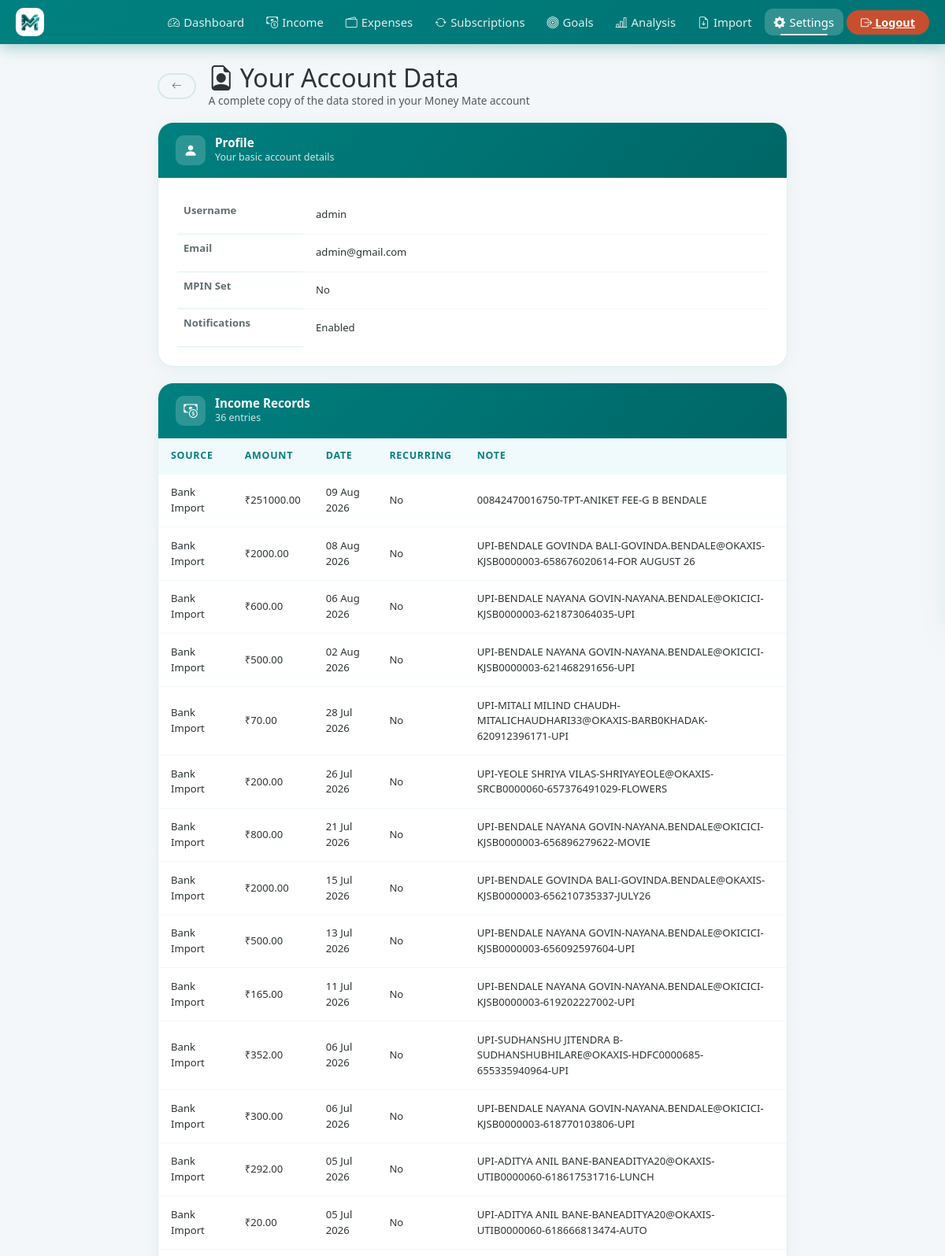
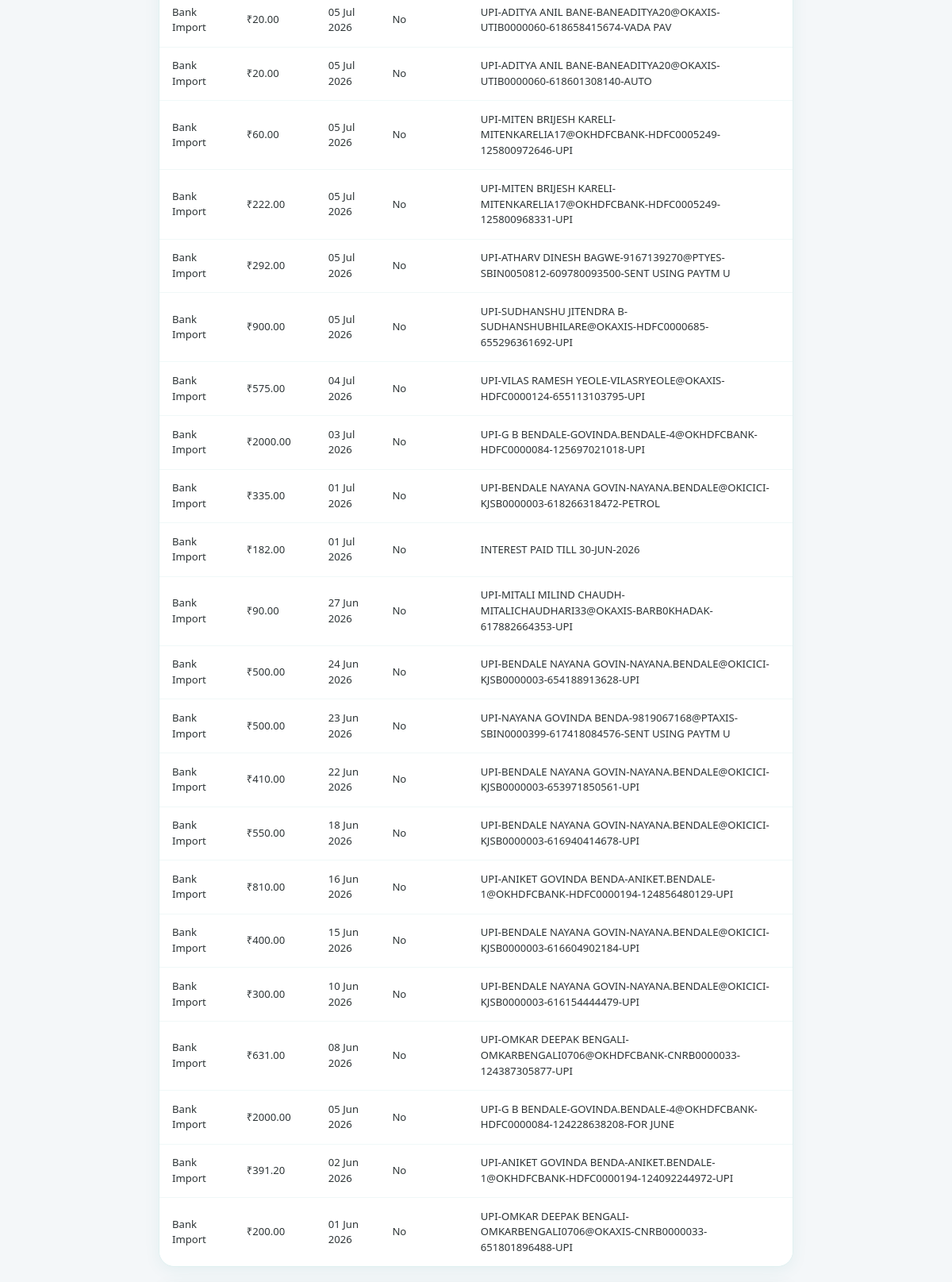
/request-account-info (signed in, upper part), run on the app's committed database (2 pictures, top to bottom).
### models.py (models this page shows, shortened)
class User(UserMixin, db.Model):
    id = db.Column(db.Integer, primary_key=True)
    username = db.Column(db.String(80), unique=True, nullable=False, index=True)
    email = db.Column(db.String(120), unique=True, nullable=False, index=True)
    password = db.Column(db.String(256), nullable=False)
    mpin = db.Column(db.String(6), nullable=True)
    has_seen_tutorial = db.Column(db.Boolean, default=False, nullable=False)
    last_monthly_reset = db.Column(db.DateTime, nullable=True)
    notifications_enabled = db.Column(db.Boolean, default=True, nullable=False)
    savings_balance = db.Column(db.Float, default=0.0, nullable=False)
    goals_wants_pct = db.Column(db.Float, default=30.0, nullable=False)
    incomes = db.relationship("Income", backref="user", lazy="dynamic")
    expenses = db.relationship("Expense", backref="user", lazy="dynamic")
    goals = db.relationship("Goal", backref="user", lazy="dynamic")

class Income(db.Model):
    id = db.Column(db.Integer, primary_key=True)
    user_id = db.Column(
        db.Integer, db.ForeignKey("user.id"), nullable=False, index=True
    )
    source = db.Column(db.String(100), nullable=False)
    amount = db.Column(db.Float, nullable=False)
    date_received = db.Column(db.DateTime, default=_now, index=True)
    created_at = db.Column(db.DateTime, default=_now)
    description = db.Column(db.String(200))
    is_recurring = db.Column(db.Boolean, default=False)
    __table_args__ = (db.Index("ix_income_user_date", "user_id", "date_received"),)

### app.py (the view)
@app.route("/request-account-info")
@login_required
def request_account_info():
    incomes = (
        Income.query.filter_by(user_id=current_user.id)
        .order_by(Income.date_received.desc())
        .all()
    )
    expenses = (
        Expense.query.filter_by(user_id=current_user.id)
        .order_by(Expense.date.desc())
        .all()
    )
    goals = Goal.query.filter_by(user_id=current_user.id).all()
    return render_template(
        "account_info.html",
        incomes=incomes,
        expenses=expenses,
        goals=goals,
        now=datetime.now(timezone.utc).replace(tzinfo=None),
    )

### app.py (called while the page is built)
@login_manager.user_loader
def load_user(user_id):
    return db.session.get(User, int(user_id))

    def __call__(self, environ, start_response):
        if environ.get("PATH_INFO") not in self._PWA_PATHS:
            return self.wsgi_app(environ, start_response)
        def _start_response(status, headers, exc_info=None):
            out = []
            for name, value in headers:
                if name.lower() == "vary":
                    parts = [p.strip() for p in value.split(",")
                             if p.strip().lower() != "cookie"]
                    value = ", ".join(parts) or "Accept-Encoding"
                out.append((name, value))
            return start_response(status, out, exc_info)
        return self.wsgi_app(environ, _start_response)

### models.py (called while the page is built)
    @property
    def progress_percentage(self):
        if self.target_amount == 0:
            return 0
        return min(100, (self.saved_amount / self.target_amount) * 100)

### templates/account_info.html (shortened to what this page needs)
{% extends "base.html" %}
{% block content %}
<div class="info-wrap">
  <div class="page-header mb-3 d-flex align-items-center gap-3">
    <a href="{{ url_for('settings') }}" class="btn btn-outline-secondary btn-sm rounded-pill px-3">
      <i class="bi bi-arrow-left"></i>
    </a>
    <div>
      <h2 class="page-title mb-0"><i class="bi bi-file-earmark-person me-2"></i>Your Account Data</h2>
      <p class="text-muted mb-0" style="font-size:0.85rem;">A complete copy of the data stored in your Money Mate
        account</p>
    </div>
  </div>
  <div class="info-section-card">
    <div class="info-section-header">
      <div class="card-icon"><i class="bi bi-person-fill"></i></div>
      <div>
        <h5>Profile</h5>
        <p>Your basic account details</p>
      </div>
    </div>
    <div class="p-4">
      <table class="table info-table mb-0">
        <tr>
          <th style="width:160px;">Username</th>
          <td>{{ current_user.username }}</td>
        </tr>
        <tr>
          <th>Email</th>
          <td>{{ current_user.email }}</td>
        </tr>
        <tr>
          <th>MPIN Set</th>
          <td>{{ 'Yes' if current_user.mpin else 'No' }}</td>
        </tr>
        <tr>
          <th>Notifications</th>
          <td>{{ 'Enabled' if current_user.notifications_enabled else 'Disabled' }}</td>
        </tr>
      </table>
    </div>
  </div>
  <div class="info-section-card">
    <div class="info-section-header">
      <div class="card-icon"><i class="bi bi-cash-coin"></i></div>
      <div>
        <h5>Income Records</h5>
        <p>{{ incomes|length }} entries</p>
      </div>
    </div>
    {% if incomes %}
    <div class="table-responsive">
      <table class="table info-table mb-0">
        <thead>
          <tr>
            <th>Source</th>
            <th>Amount</th>
            <th>Date</th>
            <th>Recurring</th>
            <th>Note</th>
          </tr>
        </thead>
        <tbody>
          {% for i in incomes %}
          <tr>
            <td>{{ i.source }}</td>
            <td>₹{{ "%.2f"|format(i.amount) }}</td>
            <td>{{ i.date_received.strftime('%d %b %Y') }}</td>
            <td>{{ 'Yes' if i.is_recurring else 'No' }}</td>
            <td>{{ i.description or '—' }}</td>
          </tr>
          {% endfor %}
        </tbody>
      </table>
    </div>
    {% else %}
    <p class="empty-info">No income records found.</p>
    {% endif %}
  </div>
</div>
{% endblock %}

### static/style.css (style rules this page uses)
:root { --brand-primary: #008080; --brand-secondary: #80BFBF; --brand-accent: #00b894; --brand-danger: #FF924D; --brand-warning: #f39c12; --brand-info: #0984e3; --gradient-brand: linear-gradient(135deg, #008080 0%, #006666 100%); --gradient-green: linear-gradient(135deg, #00b894 0%, #55efc4 100%); --gradient-red: linear-gradient(135deg, #FF924D 0%, #FFB380 100%); --gradient-orange: linear-gradient(135deg, #f39c12 0%, #fdcb6e 100%); --gradient-blue: linear-gradient(135deg, #0984e3 0%, #74b9ff 100%); --bg-page: #f4f7f9; --bg-card: rgba(255, 255, 255, 0.97); --bg-card-hover: #fff; --text-primary: #2d3436; --text-secondary: #636e72; --text-muted: #b2bec3; --border-color: rgba(0, 128, 128, 0.12); --shadow-sm: 0 2px 12px rgba(0, 128, 128, 0.08); --shadow-md: 0 8px 30px rgba(0, 128, 128, 0.12); --shadow-lg: 0 20px 50px rgba(0, 128, 128, 0.18); --shadow-hover: 0 15px 40px rgba(0, 128, 128, 0.22); --radius-sm: 10px; --radius-md: 16px; --radius-lg: 24px; --radius-pill: 50px; --transition: all 0.28s cubic-bezier(0.4, 0, 0.2, 1); }
html { scroll-behavior: smooth; }
*, *::before, *::after { box-sizing: border-box; }
body { background: var(--bg-page); font-family: 'Segoe UI', system-ui, -apple-system, sans-serif; color: var(--text-primary); min-height: 100vh; display: flex; flex-direction: column; transition: background 0.3s, color 0.3s; }
.btn { border-radius: var(--radius-sm); font-weight: 600; font-size: 0.9rem; transition: var(--transition); position: relative; overflow: hidden; border: none; cursor: pointer; }
.btn::after { content: ''; position: absolute; inset: 0; background: rgba(255, 255, 255, 0); transition: var(--transition); }
.btn-outline-secondary { border: 2px solid var(--border-color); color: var(--text-secondary); background: transparent; }
.btn-sm { font-size: 0.8rem; padding: 0.3rem 0.85rem; }
.table { margin: 0; font-size: 0.9rem; }
.table thead th { background: #f0f9fb; color: var(--brand-primary); font-weight: 700; font-size: 0.78rem; text-transform: uppercase; letter-spacing: 0.7px; border: none; padding: 0.85rem 1rem; }
.table tbody td { padding: 0.85rem 1rem; border-bottom: 1px solid rgba(0, 128, 128, 0.06); vertical-align: middle; color: var(--text-primary); }
.table tbody tr:last-child td { border-bottom: none; }
.btn { position: relative; overflow: hidden; }
body { padding-left: env(safe-area-inset-left, 0px); padding-right: env(safe-area-inset-right, 0px); }

### templates/account_info.html (style rules this page uses)
.info-wrap { max-width: 800px; margin: 0 auto; }
.info-section-card { border-radius: 20px; border: 1.5px solid var(--border-color); background: var(--bg-card); overflow: hidden; margin-bottom: 20px; box-shadow: 0 4px 20px rgba(0, 128, 128, 0.07); }
.info-section-header { background: var(--gradient-brand); color: white; padding: 16px 22px; display: flex; align-items: center; gap: 12px; }
.info-section-header .card-icon { width: 38px; height: 38px; background: rgba(255, 255, 255, 0.18); border-radius: 10px; display: flex; align-items: center; justify-content: center; font-size: 1.1rem; flex-shrink: 0; }
.info-section-header h5 { font-weight: 700; margin: 0; font-size: 0.95rem; }
.info-section-header p { margin: 0; opacity: 0.82; font-size: 0.78rem; }
.info-table { font-size: 0.82rem; }
.info-table th { font-weight: 600; color: var(--text-secondary); border-color: var(--border-color); }
.info-table td { color: var(--text-primary); border-color: var(--border-color); }

### data on the page
User: username "admin", email "admin@gmail.com", mpin "No", notifications_enabled "Enabled"
Income: source "Bank Import", amount "251000.00", date_received "09 Aug 2026", is_recurring "No", description "00842470016750-TPT-ANIKET FEE-G B BENDALE"
Income: source "Bank Import", amount "2000.00", date_received "08 Aug 2026", is_recurring "No", description "UPI-BENDALE GOVINDA BALI-GOVINDA.BENDALE@OKAXIS-KJSB0000003-658676020614-FOR AUGUST 26"
Income: source "Bank Import", amount "600.00", date_received "06 Aug 2026", is_recurring "No", description "UPI-BENDALE NAYANA GOVIN-NAYANA.BENDALE@OKICICI-KJSB0000003-621873064035-UPI"
Income: source "Bank Import", amount "500.00", date_received "02 Aug 2026", is_recurring "No", description "UPI-BENDALE NAYANA GOVIN-NAYANA.BENDALE@OKICICI-KJSB0000003-621468291656-UPI"
Income: source "Bank Import", amount "70.00", date_received "28 Jul 2026", is_recurring "No", description "UPI-MITALI MILIND CHAUDH-MITALICHAUDHARI33@OKAXIS-BARB0KHADAK-620912396171-UPI"
Income: source "Bank Import", amount "200.00", date_received "26 Jul 2026", is_recurring "No", description "UPI-YEOLE SHRIYA VILAS-SHRIYAYEOLE@OKAXIS-SRCB0000060-657376491029-FLOWERS"
Income: source "Bank Import", amount "800.00", date_received "21 Jul 2026", is_recurring "No", description "UPI-BENDALE NAYANA GOVIN-NAYANA.BENDALE@OKICICI-KJSB0000003-656896279622-MOVIE"
Income: source "Bank Import", amount "2000.00", date_received "15 Jul 2026", is_recurring "No", description "UPI-BENDALE GOVINDA BALI-GOVINDA.BENDALE@OKAXIS-KJSB0000003-656210735337-JULY26"
Income: source "Bank Import", amount "500.00", date_received "13 Jul 2026", is_recurring "No", description "UPI-BENDALE NAYANA GOVIN-NAYANA.BENDALE@OKICICI-KJSB0000003-656092597604-UPI"
Income: source "Bank Import", amount "165.00", date_received "11 Jul 2026", is_recurring "No", description "UPI-BENDALE NAYANA GOVIN-NAYANA.BENDALE@OKICICI-KJSB0000003-619202227002-UPI"
Income: source "Bank Import", amount "352.00", date_received "06 Jul 2026", is_recurring "No", description "UPI-SUDHANSHU JITENDRA B-SUDHANSHUBHILARE@OKAXIS-HDFC0000685-655335940964-UPI"
Income: source "Bank Import", amount "300.00", date_received "06 Jul 2026", is_recurring "No", description "UPI-BENDALE NAYANA GOVIN-NAYANA.BENDALE@OKICICI-KJSB0000003-618770103806-UPI"
Income: source "Bank Import", amount "292.00", date_received "05 Jul 2026", is_recurring "No", description "UPI-ADITYA ANIL BANE-BANEADITYA20@OKAXIS-UTIB0000060-618617531716-LUNCH"
Income: source "Bank Import", amount "20.00", date_received "05 Jul 2026", is_recurring "No", description "UPI-ADITYA ANIL BANE-BANEADITYA20@OKAXIS-UTIB0000060-618666813474-AUTO"
Income: source "Bank Import", amount "20.00", date_received "05 Jul 2026", is_recurring "No", description "UPI-ADITYA ANIL BANE-BANEADITYA20@OKAXIS-UTIB0000060-618658415674-VADA PAV"
Income: source "Bank Import", amount "20.00", date_received "05 Jul 2026", is_recurring "No", description "UPI-ADITYA ANIL BANE-BANEADITYA20@OKAXIS-UTIB0000060-618601308140-AUTO"
Income: source "Bank Import", amount "60.00", date_received "05 Jul 2026", is_recurring "No", description "UPI-MITEN BRIJESH KARELI-MITENKARELIA17@OKHDFCBANK-HDFC0005249-125800972646-UPI"
Income: source "Bank Import", amount "222.00", date_received "05 Jul 2026", is_recurring "No", description "UPI-MITEN BRIJESH KARELI-MITENKARELIA17@OKHDFCBANK-HDFC0005249-125800968331-UPI"
Income: source "Bank Import", amount "292.00", date_received "05 Jul 2026", is_recurring "No", description "UPI-ATHARV DINESH BAGWE-9167139270@PTYES-SBIN0050812-609780093500-SENT USING PAYTM U"
Income: source "Bank Import", amount "900.00", date_received "05 Jul 2026", is_recurring "No", description "UPI-SUDHANSHU JITENDRA B-SUDHANSHUBHILARE@OKAXIS-HDFC0000685-655296361692-UPI"
Income: source "Bank Import", amount "575.00", date_received "04 Jul 2026", is_recurring "No", description "UPI-VILAS RAMESH YEOLE-VILASRYEOLE@OKAXIS-HDFC0000124-655113103795-UPI"
Income: source "Bank Import", amount "2000.00", date_received "03 Jul 2026", is_recurring "No", description "UPI-G B BENDALE-GOVINDA.BENDALE-4@OKHDFCBANK-HDFC0000084-125697021018-UPI"
Income: source "Bank Import", amount "335.00", date_received "01 Jul 2026", is_recurring "No", description "UPI-BENDALE NAYANA GOVIN-NAYANA.BENDALE@OKICICI-KJSB0000003-618266318472-PETROL"
Income: source "Bank Import", amount "182.00", date_received "01 Jul 2026", is_recurring "No", description "INTEREST PAID TILL 30-JUN-2026"
Income: source "Bank Import", amount "90.00", date_received "27 Jun 2026", is_recurring "No", description "UPI-MITALI MILIND CHAUDH-MITALICHAUDHARI33@OKAXIS-BARB0KHADAK-617882664353-UPI"
Income: source "Bank Import", amount "500.00", date_received "24 Jun 2026", is_recurring "No", description "UPI-BENDALE NAYANA GOVIN-NAYANA.BENDALE@OKICICI-KJSB0000003-654188913628-UPI"
Income: source "Bank Import", amount "500.00", date_received "23 Jun 2026", is_recurring "No", description "UPI-NAYANA GOVINDA BENDA-9819067168@PTAXIS-SBIN0000399-617418084576-SENT USING PAYTM U"
Income: source "Bank Import", amount "410.00", date_received "22 Jun 2026", is_recurring "No", description "UPI-BENDALE NAYANA GOVIN-NAYANA.BENDALE@OKICICI-KJSB0000003-653971850561-UPI"
Income: source "Bank Import", amount "550.00", date_received "18 Jun 2026", is_recurring "No", description "UPI-BENDALE NAYANA GOVIN-NAYANA.BENDALE@OKICICI-KJSB0000003-616940414678-UPI"
Income: source "Bank Import", amount "810.00", date_received "16 Jun 2026", is_recurring "No", description "UPI-ANIKET GOVINDA BENDA-ANIKET.BENDALE-1@OKHDFCBANK-HDFC0000194-124856480129-UPI"
Income: source "Bank Import", amount "400.00", date_received "15 Jun 2026", is_recurring "No", description "UPI-BENDALE NAYANA GOVIN-NAYANA.BENDALE@OKICICI-KJSB0000003-616604902184-UPI"
Income: source "Bank Import", amount "300.00", date_received "10 Jun 2026", is_recurring "No", description "UPI-BENDALE NAYANA GOVIN-NAYANA.BENDALE@OKICICI-KJSB0000003-616154444479-UPI"
Income: source "Bank Import", amount "631.00", date_received "08 Jun 2026", is_recurring "No", description "UPI-OMKAR DEEPAK BENGALI-OMKARBENGALI0706@OKHDFCBANK-CNRB0000033-124387305877-UPI"
Income: source "Bank Import", amount "2000.00", date_received "05 Jun 2026", is_recurring "No", description "UPI-G B BENDALE-GOVINDA.BENDALE-4@OKHDFCBANK-HDFC0000084-124228638208-FOR JUNE"
Income: source "Bank Import", amount "391.20", date_received "02 Jun 2026", is_recurring "No", description "UPI-ANIKET GOVINDA BENDA-ANIKET.BENDALE-1@OKHDFCBANK-HDFC0000194-124092244972-UPI"
Income: source "Bank Import", amount "200.00", date_received "01 Jun 2026", is_recurring "No", description "UPI-OMKAR DEEPAK BENGALI-OMKARBENGALI0706@OKAXIS-CNRB0000033-651801896488-UPI"

### other printed values
{{ incomes|length }} "36"
